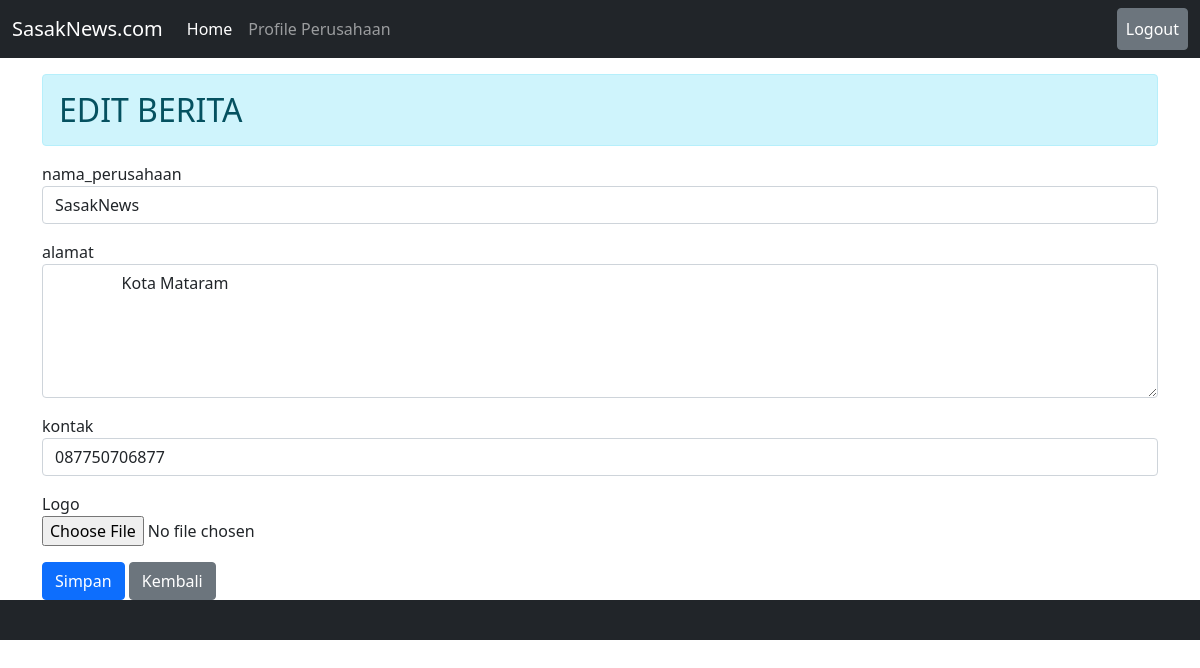
Page /admin/editprofil.php?id_perusahaan=1 (signed in) on the committed database.
### tables this page shows
CREATE TABLE `tbl_profil_perusahaan` (
  `id_perusahaan` int(11) NOT NULL,
  `nama_perusahaan` varchar(255) NOT NULL,
  `alamat` text NOT NULL,
  `kontak` varchar(255) NOT NULL,
  `logo` varchar(255) NOT NULL
);

### admin/editprofil.php (the view, shortened to what this page needs)
<!DOCTYPE html>
<html lang="en">
<?php include 'layout/head.php'; ?>
<body>
    <?php include 'layout/navbar.php' ?>
    <div class="container">
        <h2 class="alert alert-info mt-3"> EDIT BERITA </h2>
        <?php
                require 'koneksi.php';
                if (isset($_POST['simpan'])) {
                    $id = $_GET['id'];
                    $txtanama_perusahaan = $_POST['txtnama_perusahaan'];
                    $txtalamat = $_POST['txtalamat'];
                    $txtkontak = $_POST['txtkontak'];
                    $txtlogo = $_POST['logo'];
                    if ($txtlogo == "") {
                        $txtlogo = $txtlogouplod;
                    }
                    $sql = "UPDATE tbl_profil_perusahaan SET
                        id='$id', nama_perusahaan='$txtanama_perusahaan' , alamat='$txtalamat', kontak='$txtkontak',
                        logo='$txtlogo' WHERE id=$id";
                    $query = mysqli_query($koneksi, $sql);
                    if ($query){
                        header('location: index.php');
                    }else {
                        echo 'Query Error : ' . mysqli_error($koneksi);
                    }
                }else {
                    $id_perusahaan =$_GET['id_perusahaan'];
                    $query= "SELECT * FROM tbl_profil_perusahaan WHERE id_perusahaan='$id_perusahaan'";
                    $sql = mysqli_query($koneksi, $query);
                    $data = mysqli_fetch_object($sql);
                }
                ?>
        <form action="editprofil.php?id=<?= $data->id_perusahaan; ?>" method="POST">
            <div class="mb-3">
                <label>nama_perusahaan</label>
                <input type="text" name="txtnama_perusahaan" class="form-control" value="<?=$data->nama_perusahaan;?>">
            </div>
            <div class="mb-3">
                <label>alamat</label>
                <textarea name="txtalamat" class="form-control" cols="30" rows="5" required>
                <?=$data->alamat;?>
                </textarea>
            </div>
            <div class="mb-3">
                <label>kontak</label>
                <input type="text" name="txtkontak" class="form-control" value="<?=$data->kontak;?>">
            </div>
            <div class="mb-3">
            <label for="exampleInputFile">Logo</label>
                <div class="custom-file">
                    <input type="file" class="custom-file-input" name="gambar" value="<?=$data->logo;?>">
                </div>
            </div>
                <input type="submit" name="simpan" value="Simpan" class="btn btn-primary">
                <a href="index.php" class="btn btn-secondary">Kembali</a>
        </form>
    </div>
    <?php include 'layout/footer.php'; ?>
</body>
</html>

### rows in the picture
tbl_profil_perusahaan: txtnama_perusahaan "SasakNews", txtalamat "Kota Mataram", txtkontak "087750706877"
